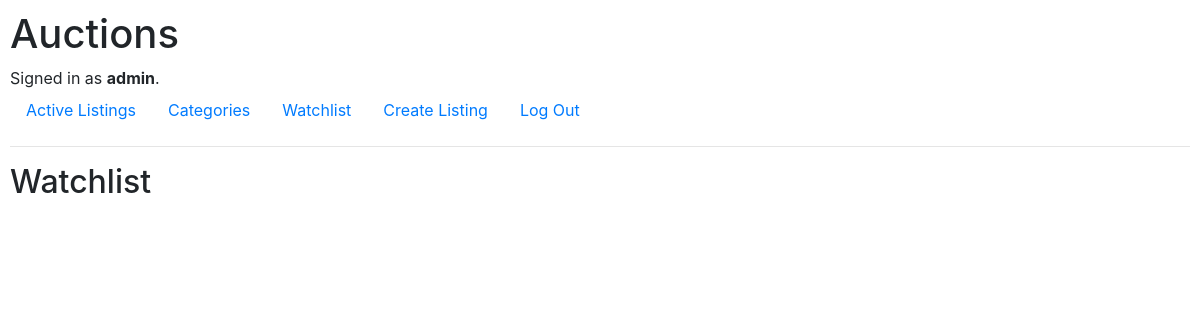
Before: /watchlist (signed in) with the older database file.
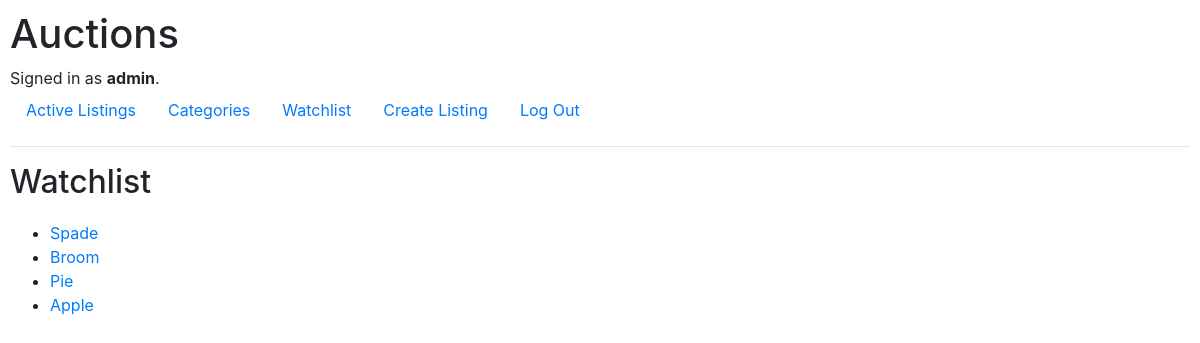
After: the same page with the newer database file.
### auctions/models.py (models this page shows, shortened)
class User(AbstractUser):
    def __str__(self):
        return f"ID:{self.id} - {self.username} | {self.email}"

class Watchlist(models.Model):
    auction = models.ForeignKey(Auction, on_delete=models.CASCADE, related_name="followers")
    user = models.ForeignKey(User, on_delete=models.CASCADE, related_name="watchlist")
    def __str__(self):
        return f"User {self.user.username} has watchlisted {self.auction.title}"

class Auction(models.Model):
    title = models.CharField(max_length=64)
    description = models.TextField()
    price = models.FloatField()
    image = models.TextField(blank=True)
    category = models.CharField(max_length=64, blank=True)
    created = models.DateTimeField(auto_now_add=True)
    seller = models.ForeignKey(User, on_delete=models.CASCADE, related_name="sales")
    status = models.CharField(max_length=7, default="Open")

### auctions/views.py (the view)
# urls.py: path("watchlist", views.watchlist, name="watchlist"),
@login_required
def watchlist(request):
    watchlist = Watchlist.objects.filter(user=request.user)
    print(watchlist)
    return render(request, "auctions/watchlist.html", {
        "watchlist": watchlist,
    })

### auctions/templates/auctions/watchlist.html
{% extends "auctions/layout.html" %}
{% block body %}
<h2>Watchlist</h2>
{% if user.is_authenticated %}
<ul class="watchlist">
{% for item in watchlist %}
    <li><a href="{% url 'listing' item.auction.title %}">{{ item.auction.title }}</a></li>
{% endfor %}
</ul>
{% else %}
    Please log in to use a watchlist
{% endif %}
{% endblock %}

### auctions/templates/auctions/layout.html (shortened to what this page needs)
{% load static %}
<!DOCTYPE html>
<html lang="en">
    <head>
        <link rel="stylesheet" href="https://stackpath.bootstrapcdn.com/bootstrap/4.4.1/css/bootstrap.min.css">
        <link href="{% static 'auctions/styles.css' %}" rel="stylesheet">
    </head>
    <body>
        <h1>Auctions</h1>
        <div>
            {% if user.is_authenticated %}
                Signed in as <strong>{{ user.username }}</strong>.
            {% else %}
                Not signed in.
            {% endif %}
        </div>
        <ul class="nav">
            <li class="nav-item">
                <a class="nav-link" href="{% url 'index' %}">Active Listings</a>
            </li>
            <li class="nav-item">
                <a class="nav-link" href="{% url 'categories' %}">Categories</a>
            </li>
            {% if user.is_authenticated %}
                <li class="nav-item">
                    <a class="nav-link" href="{% url 'watchlist' %}">Watchlist</a>
                </li>
                <li class="nav-item">
                    <a class="nav-link" href="{% url 'create' %}">Create Listing</a>
                </li>
                <li class="nav-item">
                    <a class="nav-link" href="{% url 'logout' %}">Log Out</a>
                </li>
            {% endif %}
        </ul>
        <hr>
        {% block body %}
        {% endblock %}
    </body>
</html>

### auctions/static/auctions/styles.css (style rules this page uses)
body { padding: 10px; }
h2 { margin-bottom: 20px; }

Changed rows visible on the page:
added Watchlist: auction "Spade"
added Watchlist: auction "Broom"
added Watchlist: auction "Pie"
added Watchlist: auction "Apple"
